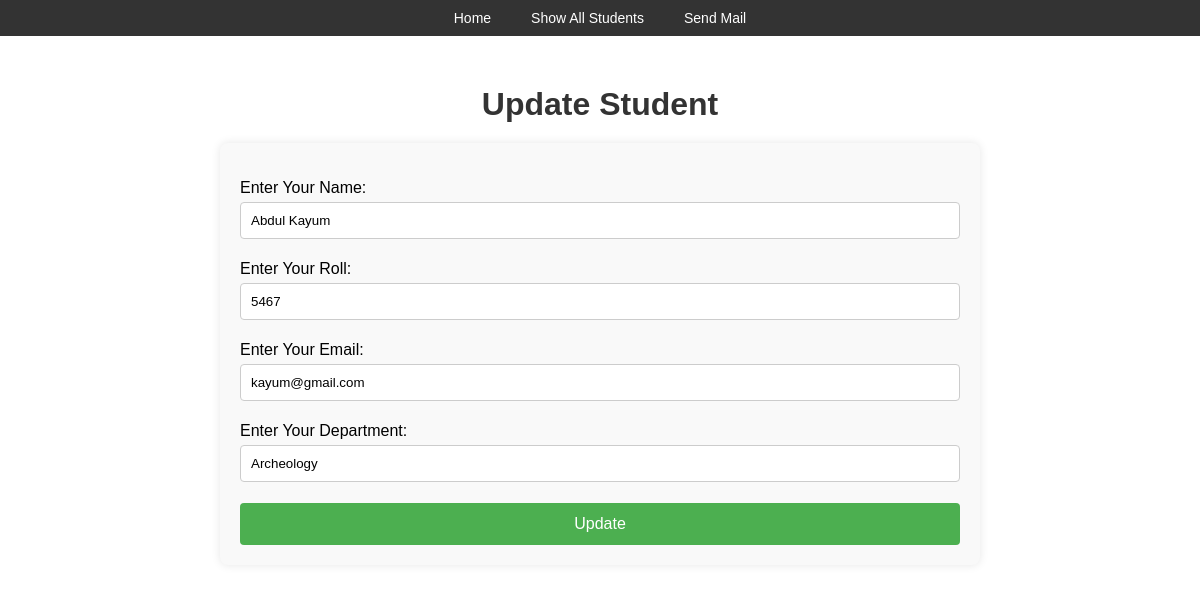
The page /updateStudent/30/ on the database its author committed.
### FormApp/models.py (models this page shows, shortened)
class Student(models.Model):
    name = models.CharField(max_length=100)
    roll = models.CharField(max_length=20, null=True, validators=[validate_roll])
    email = models.EmailField(max_length=100, null=True)
    department = models.CharField(max_length=20, null=True)

### FormApp/views.py (the view)
# urls.py: path('updateStudent/<int:student_id>/', views.updateStudent, name='updateStudent'),
def updateStudent(request, student_id):
    student = get_object_or_404(Student, id=student_id)
    if request.method == "POST":
        form = StudentModelForm(request.POST, instance=student)
        if form.is_valid():
            form.save()
            return redirect("showAllStudents")
        else:
            print("Form errors:", form.errors)  # Print the errors here
    else:
        form  = StudentModelForm(instance=student)  # Pass the instance for initial values
    context = {
        "form":form,
        "student":student
    }
    return render(request, 'FormApp/updateStudent.html',context)

### FormApp/forms.py
class StudentModelForm(forms.ModelForm):
    class Meta:
        model = Student
        fields = ['name','roll','email','department']
        labels = {
            'name': 'Enter Your Name',
            'roll': 'Enter Your Roll',
            'email': 'Enter Your Email',
            'department': 'Enter Your Department',
        }
        widgets = {
            'name': forms.TextInput(attrs={'placeholder': 'Enter your full name'}),
            'roll': forms.TextInput(attrs={'placeholder': 'Enter your roll number'}),  # Using TextInput for CharField
            'email': forms.EmailInput(attrs={'placeholder': 'Enter your email address'}),
            'department': forms.TextInput(attrs={'placeholder': 'Enter your department'}),
        }

### FormApp/templates/FormApp/updateStudent.html (shortened to what this page needs)
{% extends 'FormApp/navigationBar.html' %}
{% block content %}
 {% load static %}
<link rel="stylesheet" href="{% static 'FormApp/css/createStudent.css' %}">
<h1>Update Student</h1>
<div class="main">
    <form method="POST">
        {{ form.as_p }}
        <input type="submit" value="Update">
    </form>
</div>
{% endblock %}

### FormApp/static/FormApp/css/navigation.css (style rules this page uses)
body { font-family: Arial, sans-serif; margin: 0; padding: 0; }

### FormApp/static/FormApp/css/createStudent.css (style rules this page uses)
.main { width: 60%; margin: 0 auto; padding: 20px; background-color: #f9f9f9; border-radius: 8px; box-shadow: 0 0 10px rgba(0, 0, 0, 0.1); }
input[type="text"], input[type="email"], select { width: 100%; padding: 10px; margin: 5px 0; border: 1px solid #ccc; border-radius: 4px; box-sizing: border-box; }
input[type="submit"] { width: 100%; background-color: #4CAF50; color: white; padding: 12px 20px; border: none; border-radius: 4px; cursor: pointer; font-size: 16px; }
h1 { text-align: center; color: #333; margin-bottom: 20px; }

### rows shown on the page
Student: name "Abdul Kayum", roll "5467", email "kayum@gmail.com", department "Archeology"
